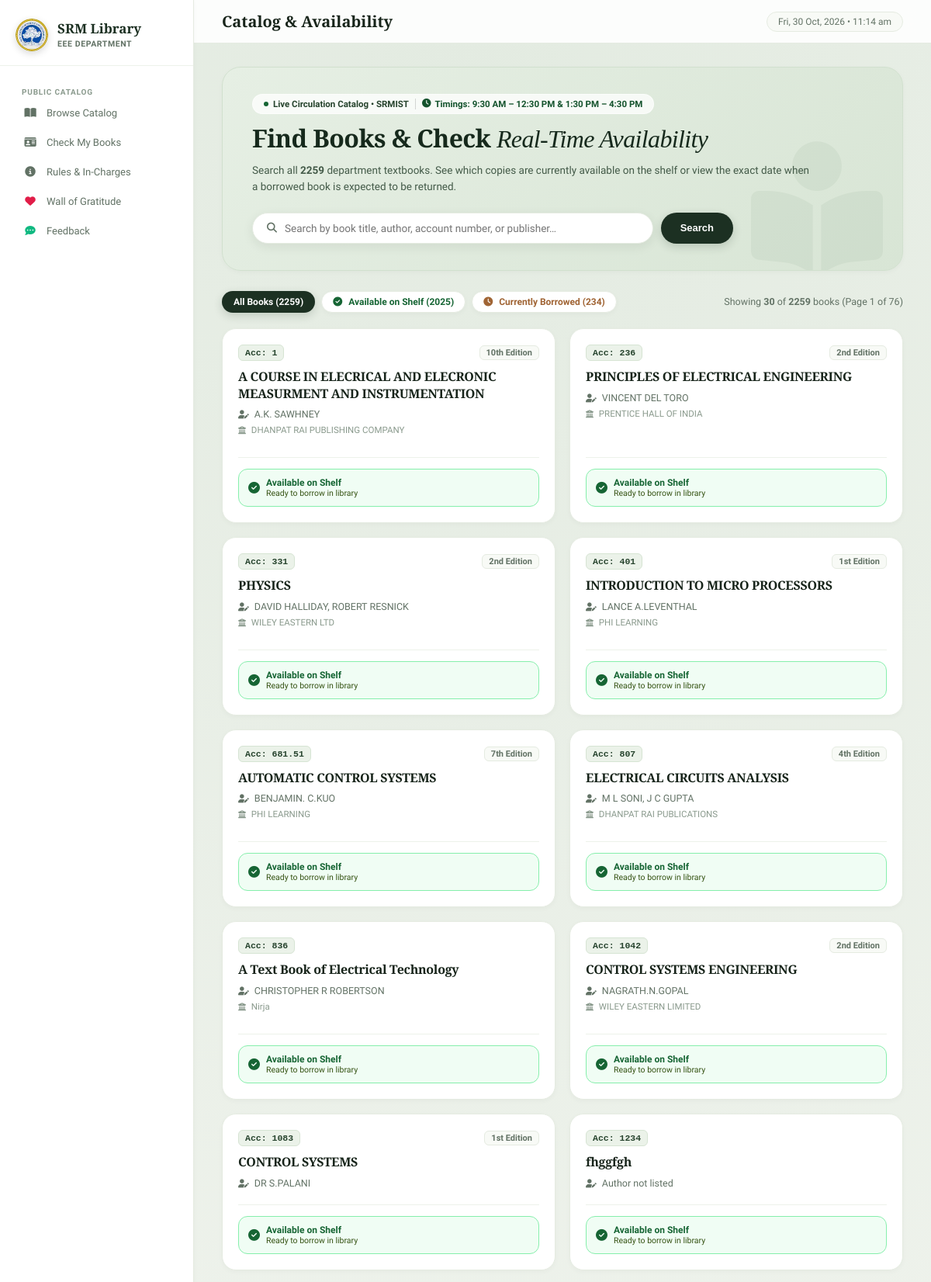
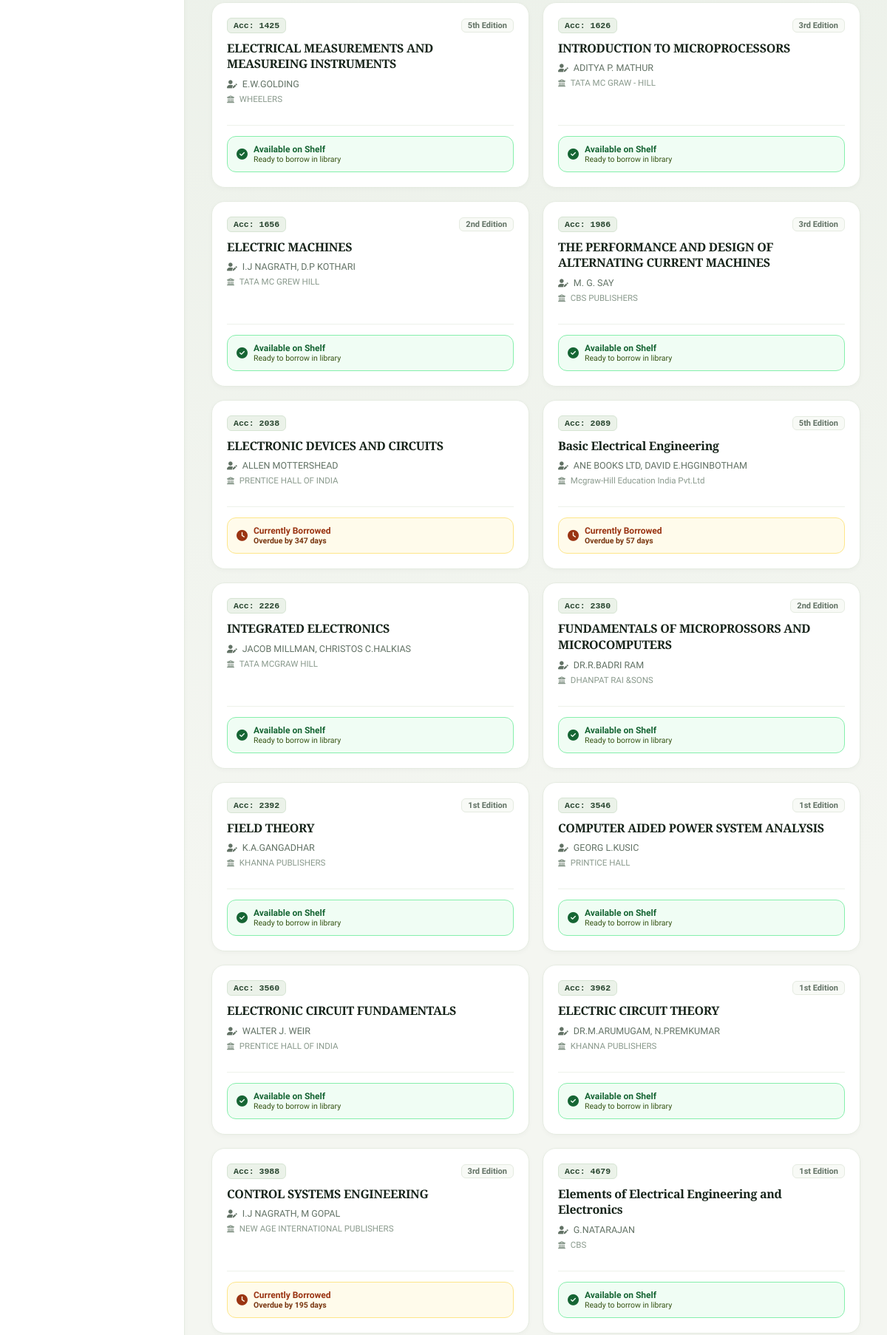
/catalog (upper part), run on the app's committed database (2 pictures, top to bottom).
### tables this page shows
CREATE TABLE books (
            id INTEGER PRIMARY KEY AUTOINCREMENT,
            barcode TEXT UNIQUE NOT NULL,
            account_number TEXT,
            title TEXT NOT NULL,
            publisher TEXT,
            authors TEXT,
            edition TEXT,
            status TEXT DEFAULT 'available',
            added_date TEXT DEFAULT (datetime('now','localtime'))
        );

CREATE TABLE "transactions" (
                    id INTEGER PRIMARY KEY AUTOINCREMENT,
                    book_id INTEGER NOT NULL,
                    patron_id INTEGER NOT NULL,
                    issue_date TEXT NOT NULL,
                    issue_time TEXT,
                    due_date TEXT NOT NULL,
                    return_date TEXT,
                    return_time TEXT,
                    fine_amount REAL DEFAULT 0.0,
                    fine_paid INTEGER DEFAULT 0,
                    notes TEXT,
                    status TEXT DEFAULT 'issued',
                    FOREIGN KEY (book_id) REFERENCES books(id) ON DELETE CASCADE,
                    FOREIGN KEY (patron_id) REFERENCES patrons(id) ON DELETE CASCADE
                );

### webapp/app.py (the view)
@app.route("/")
@app.route("/catalog")
def public_catalog():
    q = request.args.get("q", "").strip()
    status = request.args.get("status", "")
    try:
        page = max(1, int(request.args.get("page", 1)))
    except (ValueError, TypeError):
        page = 1
    per_page = 30
    offset = (page - 1) * per_page
    books = search_books_with_availability(query=q, status_filter=status if status else None, limit=per_page, offset=offset)
    total_matches = count_search_books(query=q, status_filter=status if status else None)
    total_pages = max(1, (total_matches + per_page - 1) // per_page)
    counts = count_books()
    return render_template(
        "catalog.html",
        books=books,
        counts=counts,
        q=q,
        status=status,
        page=page,
        total_pages=total_pages,
        total_matches=total_matches,
    )

### library_app/database.py (called while the page is built, shortened)
def get_connection():
    conn = sqlite3.connect(DB_PATH)
    conn.row_factory = sqlite3.Row
    conn.execute("PRAGMA journal_mode=WAL")
    conn.execute("PRAGMA foreign_keys=ON")
    return conn

def get_setting(key, default=None):
    conn = get_connection()
    row = conn.execute("SELECT value FROM settings WHERE key=?", (key,)).fetchone()
    conn.close()
    val = row["value"] if row else None
    if val is not None and str(val).strip():
        return str(val).strip()
    env_key = key.upper()
    env_val = os.environ.get(env_key)
    if env_val is not None and str(env_val).strip():
        return str(env_val).strip()
    return str(val).strip() if (val is not None and str(val).strip()) else default

def get_all_settings():
    conn = get_connection()
    rows = conn.execute("SELECT key, value FROM settings").fetchall()
    conn.close()
    res = {r["key"]: r["value"] for r in rows}
    for k in ["brevo_api_key", "brevo_sender_email", "email_reply_to", "email_user", "email_password", "email_host", "email_port", "email_from", "staff_pin", "library_name"]:
        if not res.get(k) and os.environ.get(k.upper()):
            res[k] = os.environ.get(k.upper())
    return res

def ordinal(n):
    if 11 <= (n % 100) <= 13:
        suffix = 'th'
    else:
        suffix = {1: 'st', 2: 'nd', 3: 'rd'}.get(n % 10, 'th')
    return f"{n}{suffix}"

def normalize_edition(raw):
    if not raw:
        return ""
    s = str(raw).strip()
    if s.upper() in ("NIL", "NONE", "NA", "N/A", "-", "NULL", "EMPTY"):
        return ""
    clean = s.lower().replace("-", " ").strip()
    is_reprint = "reprint" in clean
    core = clean.replace("edition", "").replace("reprint", "").replace("printing", "").strip()
    if core in WORDS_TO_NUM:
        n = WORDS_TO_NUM[core]
        ord_str = ordinal(n)
        return f"{ord_str} Reprint" if is_reprint else f"{ord_str} Edition"

def _format_book_dict(d):
    if not d:
        return d
    if "edition" in d:
        d["edition"] = normalize_edition(d.get("edition"))
    return d

def count_books():
    conn = get_connection()
    total = conn.execute("SELECT COUNT(*) FROM books").fetchone()[0]
    available = conn.execute("SELECT COUNT(*) FROM books WHERE status='available'").fetchone()[0]
    issued = conn.execute("SELECT COUNT(*) FROM books WHERE status='issued'").fetchone()[0]
    conn.close()
    return {"total": total, "available": available, "issued": issued}

### webapp/templates/catalog.html (shortened to what this page needs)
{% extends "base.html" %}
{% block page_title %}Catalog & Availability{% endblock %}
{% block content %}
<div style="background: linear-gradient(135deg, #E6EFE4 0%, #D8E5D5 100%); border: 1px solid #D1E0CE; border-radius: 24px; padding: 34px 38px; margin-bottom: 26px; position: relative; overflow: hidden; box-shadow: var(--shadow-sm);">
 <div style="max-width: 720px; position: relative; z-index: 2;">
 <div style="display:inline-flex; align-items:center; gap:8px; flex-wrap:wrap; background: rgba(255,255,255,0.75); backdrop-filter: blur(8px); padding: 5px 14px; border-radius: 9999px; font-size: 11.5px; font-weight: 600; color: var(--accent-text); margin-bottom: 12px; border: 1px solid rgba(255,255,255,0.6);">
 <span style="display:inline-flex; align-items:center; gap:6px;"><span style="width:6px; height:6px; background:#166534; border-radius:50%;"></span> Live Circulation Catalog • SRMIST</span>
 <span style="display:inline-flex; align-items:center; gap:5px; border-left:1px solid rgba(0,0,0,0.15); padding-left:8px; color:#14532D;"><i class="fa fa-clock"></i> Timings: 9:30 AM – 12:30 PM &amp; 1:30 PM – 4:30 PM</span>
 </div>
 <h1 class="serif-heading" style="font-size: 32px; line-height: 1.18; color: #16291C; margin-bottom: 10px;">
 Find Books & Check <em>Real-Time Availability</em>
 </h1>
 <p style="font-size: 13.5px; line-height: 1.6; color: #435A48; margin-bottom: 22px;">
 Search all <strong>{{ counts.total }}</strong> department textbooks. See which copies are currently available on the shelf or view the exact date when a borrowed book is expected to be returned.
 </p>
 <form method="get" action="/" style="display:flex; gap:10px; flex-wrap:wrap; max-width:620px;">
 <div class="search-box" style="flex:1; min-width:260px; box-shadow:0 4px 14px rgba(22,41,28,0.08); background:#fff;">
 <i class="fa fa-magnifying-glass"></i>
 <input type="text" name="q" value="{{ q }}" placeholder="Search by book title, author, account number, or publisher…">
 </div>
 <button type="submit" class="btn btn-primary" style="padding:11px 24px;">Search</button>
 </form>
 </div>
 <div style="position: absolute; right: 25px; bottom: -25px; font-size: 170px; color: rgba(43, 70, 48, 0.05); pointer-events: none; z-index: 1;">
 <i class="fa fa-book-open-reader"></i>
 </div>
</div>
<div style="display:flex; justify-content:space-between; align-items:center; margin-bottom:20px; flex-wrap:wrap; gap:12px;">
 <div style="display:flex; gap:8px; flex-wrap:wrap;">
 <a href="/?q={{ q }}" class="btn {% if not status %}btn-primary{% else %}btn-outline{% endif %} btn-sm">
 All Books ({{ counts.total }})
 </a>
 <a href="/?q={{ q }}&status=available" class="btn {% if status=='available' %}btn-success{% else %}btn-outline{% endif %} btn-sm" style="{% if status!='available' %}color:#166534;{% endif %}">
 <i class="fa fa-circle-check"></i> Available on Shelf ({{ counts.available }})
 </a>
 <a href="/?q={{ q }}&status=issued" class="btn {% if status=='issued' %}btn-warning{% else %}btn-outline{% endif %} btn-sm" style="{% if status!='issued' %}color:#A06434;{% endif %}">
 <i class="fa fa-clock"></i> Currently Borrowed ({{ counts.issued }})
 </a>
 </div>
 <div style="font-size:12.5px; color:var(--muted); font-weight:500;">
 Showing <strong>{{ books|length }}</strong> of <strong>{{ total_matches }}</strong> books (Page {{ page }} of {{ total_pages }})
 </div>
</div>
<div style="display:grid; grid-template-columns:repeat(auto-fill, minmax(320px, 1fr)); gap:18px; margin-bottom:30px;">
 {% for b in books %}
 <div class="card" style="display:flex; flex-direction:column; justify-content:space-between; border-radius:18px; padding:20px; transition:all 0.2s ease;">
 <div>
 <div style="display:flex; justify-content:space-between; align-items:center; margin-bottom:10px;">
 <code>Acc: {{ b.account_number or '—' }}</code>
 {% set ed = b.edition|format_edition %}
 {% if ed %}
 <span style="font-size:11px; font-weight:600; color:var(--muted); background:var(--card2); border:1px solid var(--border); padding:2px 8px; border-radius:6px;">{{ ed }}</span>
 {% endif %}
 </div>
 <h3 class="serif-heading" style="font-size:16px; font-weight:600; line-height:1.35; color:var(--text); margin-bottom:8px; display:-webkit-box; -webkit-line-clamp:2; -webkit-box-orient:vertical; overflow:hidden;" title="{{ b.title }}">
 {{ b.title }}
 </h3>
 <div style="font-size:12.5px; color:var(--muted); margin-bottom:6px; display:-webkit-box; -webkit-line-clamp:1; -webkit-box-orient:vertical; overflow:hidden;">
 <i class="fa fa-user-pen" style="font-size:11px; margin-right:4px;"></i> {{ b.authors or 'Author not listed' }}
 </div>
 {% if b.publisher and b.publisher != 'NIL' %}
 <div style="font-size:11.5px; color:var(--muted-light); margin-bottom:14px;">
 <i class="fa fa-building-columns" style="font-size:10px; margin-right:4px;"></i> {{ b.publisher }}
 </div>
 {% endif %}
 </div>
 <div style="margin-top:14px; border-top:1px solid var(--border-subtle); padding-top:14px;">
 {% if b.status == 'available' %}
 <div style="background:#F0FDF4; border:1px solid #86EFAC; border-radius:12px; padding:10px 12px; display:flex; align-items:center; justify-content:space-between;">
 <div style="display:flex; align-items:center; gap:8px;">
 <i class="fa fa-circle-check" style="color:#166534; font-size:15px;"></i>
 <div>
 <div style="font-size:12px; font-weight:700; color:#166534;">Available on Shelf</div>
 <div style="font-size:10.5px; color:#365314;">Ready to borrow in library</div>
 </div>
 </div>
 </div>
 {% else %}
 <div style="background:#FFFBEB; border:1px solid #FDE68A; border-radius:12px; padding:10px 12px; display:flex; align-items:center; justify-content:space-between;">
 <div style="display:flex; align-items:center; gap:8px;">
 <i class="fa fa-clock" style="color:#9A3412; font-size:15px;"></i>
 <div>
 <div style="font-size:12px; font-weight:700; color:#9A3412;">Currently Borrowed</div>
 <div style="font-size:10.5px; color:#78350F; font-weight:600;">{{ b.availability_badge }}</div>
 </div>
 </div>
 </div>
 {% endif %}
 </div>
 </div>
 {% endfor %}
</div>
{% endblock %}

### webapp/templates/base.html (style rules this page uses)
:root { --bg: #F4F6F1; --bg-gradient: radial-gradient(circle at 50% 0%, #E3EBE1 0%, #F4F6F1 65%); --sidebar: #FFFFFF; --card: #FFFFFF; --card2: #F8FAF6; --border: #E5EBE1; --border-subtle: #EDF2EA; --primary: #1C3022; --primary-hover: #122116; --accent: #48634E; --accent-light: #EBF2E9; --accent-text: #26432D; --text: #17241A; --muted: #627265; --muted-light: #8A9A8D; --input-bg: #FFFFFF; --danger: #991B1B; --danger-bg: #FEF2F2; --danger-border: #FCA5A5; --success: #166534; --success-bg: #F0FDF4; --success-border: #86EFAC; --warning: #9A3412; --warning-bg: #FFFBEB; --warning-border: #FDE68A; --info: #0E7490; --info-bg: #ECFEFF; --shadow-sm: 0 2px 6px rgba(23, 36, 26, 0.03); --shadow-md: 0 8px 24px -4px rgba(23, 36, 26, 0.06), 0 2px 6px rgba(23, 36, 26, 0.03); --shadow-lg: 0 16px 36px -6px rgba(23, 36, 26, 0.08); }
* { margin:0; padding:0; box-sizing:border-box; }
body { font-family: 'Plus Jakarta Sans', system-ui, -apple-system, sans-serif; background: var(--bg); background-image: var(--bg-gradient); background-attachment: fixed; color: var(--text); min-height: 100vh; display: flex; -webkit-font-smoothing: antialiased; }
.serif-heading { font-family: 'Playfair Display', Georgia, serif; font-weight: 600; letter-spacing: -0.02em; }
.serif-heading em, .serif-heading i { font-family: 'Playfair Display', Georgia, serif; font-style: italic; font-weight: 400; }
.card { background: var(--card); border: 1px solid var(--border); border-radius: 20px; padding: 24px; box-shadow: var(--shadow-sm); transition: box-shadow 0.2s ease, border-color 0.2s ease; }
code { background: var(--accent-light); color: var(--accent-text); padding: 3px 8px; border-radius: 6px; font-size: 11.5px; font-family: 'Consolas', monospace; font-weight: 600; border: 1px solid #D6E4D3; }
.btn { display: inline-flex; align-items: center; gap: 8px; padding: 10px 20px; border-radius: 9999px; border: 1px solid transparent; cursor: pointer; font-size: 13px; font-weight: 600; text-decoration: none; transition: all 0.18s ease; }
.btn-primary { background: var(--primary); color: #FFFFFF; box-shadow: 0 4px 12px rgba(28, 48, 34, 0.18); }
.btn-outline { background: #FFFFFF; border: 1px solid var(--border); color: var(--text); box-shadow: var(--shadow-sm); }
.btn-sm { padding: 6px 14px; font-size: 12px; }
.search-box { flex: 1; min-width: 240px; display: flex; align-items: center; background: #FFFFFF; border: 1px solid var(--border); border-radius: 9999px; padding: 0 18px; box-shadow: var(--shadow-sm); transition: all 0.18s ease; }
.search-box i { color: var(--muted); margin-right: 10px; font-size: 13px; }
.search-box input { flex: 1; background: none; border: none; outline: none; color: var(--text); font-size: 13.5px; padding: 11px 0; font-family: inherit; }

### data on the page
books: account_number "1", edition "10th Edition", title "A COURSE IN ELECRICAL AND ELECRONIC MEASURMENT AND INSTRUMENTATION", authors "A.K. SAWHNEY", publisher "DHANPAT RAI PUBLISHING COMPANY", status "available" (drawn)
books: account_number "236", edition "2nd Edition", title "PRINCIPLES OF ELECTRICAL ENGINEERING", authors "VINCENT DEL TORO", publisher "PRENTICE HALL OF INDIA", status "available" (drawn)
books: account_number "331", edition "2nd Edition", title "PHYSICS", authors "DAVID HALLIDAY, ROBERT RESNICK", publisher "WILEY EASTERN LTD", status "available" (drawn)
books: account_number "401", edition "1st Edition", title "INTRODUCTION TO MICRO PROCESSORS", authors "LANCE A.LEVENTHAL", publisher "PHI LEARNING", status "available" (drawn)
books: account_number "681.51", edition "7th Edition", title "AUTOMATIC CONTROL SYSTEMS", authors "BENJAMIN. C.KUO", publisher "PHI LEARNING", status "available" (drawn)
books: account_number "807", edition "4th Edition", title "ELECTRICAL CIRCUITS ANALYSIS", authors "M L SONI, J C GUPTA", publisher "DHANPAT RAI PUBLICATIONS", status "available" (drawn)
books: account_number "836", title "A Text Book of Electrical Technology", authors "CHRISTOPHER R ROBERTSON", publisher "Nirja", status "available" (drawn)
books: account_number "1042", edition "2nd Edition", title "CONTROL SYSTEMS ENGINEERING", authors "NAGRATH.N.GOPAL", publisher "WILEY EASTERN LIMITED", status "available" (drawn)
books: account_number "1083", edition "1st Edition", title "CONTROL SYSTEMS", authors "DR S.PALANI", status "available" (drawn)
books: account_number "1234", title "fhggfgh", authors "Author not listed", status "available" (drawn)
books: account_number "1425", edition "5th Edition", title "ELECTRICAL MEASUREMENTS AND MEASUREING INSTRUMENTS", authors "E.W.GOLDING", publisher "WHEELERS", status "available" (drawn)
books: account_number "1626", edition "3rd Edition", title "INTRODUCTION TO MICROPROCESSORS", authors "ADITYA P. MATHUR", publisher "TATA MC GRAW - HILL", status "available" (drawn)
books: account_number "1656", edition "2nd Edition", title "ELECTRIC MACHINES", authors "I.J NAGRATH, D.P KOTHARI", publisher "TATA MC GREW HILL", status "available" (drawn)
books: account_number "1986", edition "3rd Edition", title "THE PERFORMANCE AND DESIGN OF ALTERNATING CURRENT MACHINES", authors "M. G. SAY", publisher "CBS PUBLISHERS", status "available" (drawn)
transactions: account_number "2038", title "ELECTRONIC DEVICES AND CIRCUITS", authors "ALLEN MOTTERSHEAD", publisher "PRENTICE HALL OF INDIA", availability_badge "Overdue by 347 days"
transactions: account_number "2089", ed "5th Edition", title "Basic Electrical Engineering", authors "ANE BOOKS LTD, DAVID E.HGGINBOTHAM", publisher "Mcgraw-Hill Education India Pvt.Ltd", availability_badge "Overdue by 57 days"
books: account_number "2226", title "INTEGRATED ELECTRONICS", authors "JACOB MILLMAN, CHRISTOS C.HALKIAS", publisher "TATA MCGRAW HILL", status "available" (drawn)
books: account_number "2380", ed "2nd Edition", title "FUNDAMENTALS OF MICROPROSSORS AND MICROCOMPUTERS", authors "DR.R.BADRI RAM", publisher "DHANPAT RAI &SONS", status "available" (drawn)
books: account_number "2392", ed "1st Edition", title "FIELD THEORY", authors "K.A.GANGADHAR", publisher "KHANNA PUBLISHERS", status "available" (drawn)
books: account_number "3546", ed "1st Edition", title "COMPUTER AIDED POWER SYSTEM ANALYSIS", authors "GEORG L.KUSIC", publisher "PRINTICE HALL", status "available" (drawn)
books: account_number "3560", title "ELECTRONIC CIRCUIT FUNDAMENTALS", authors "WALTER J. WEIR", publisher "PRENTICE HALL OF INDIA", status "available" (drawn)
books: account_number "3962", edition "1st Edition", title "ELECTRIC CIRCUIT THEORY", authors "DR.M.ARUMUGAM, N.PREMKUMAR", publisher "KHANNA PUBLISHERS", status "available" (drawn)
transactions: account_number "3988", ed "3rd Edition", title "CONTROL SYSTEMS ENGINEERING", authors "I.J NAGRATH, M GOPAL", publisher "NEW AGE INTERNATIONAL PUBLISHERS", availability_badge "Overdue by 195 days"
books: account_number "4679", edition "1st Edition", title "Elements of Electrical Engineering and Electronics", authors "G.NATARAJAN", publisher "CBS", status "available" (drawn)

### other printed values
{{ counts.total }} "2259"
{{ counts.available }} "2025"
{{ counts.issued }} "234"
{{ books|length }} "30"
{{ total_matches }} "2259"
{{ page }} "1"
{{ total_pages }} "76"
